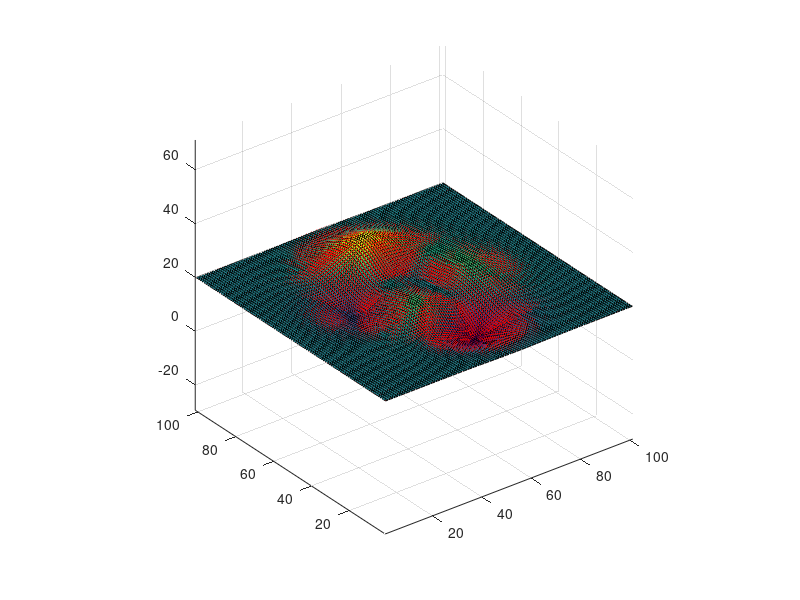

This chart was generated by the following MATLAB code: (Note: this script raises an error after producing the figure.)
%% Slope

% This script illustrates some slope calculations - this file written for
% Ashley Norton to help with slope compensation
%
% Semme J. Dijkstra Oct 3, 2017

% Based on some Matlab examples

close all
clear variables
clc

%% Parameter Initialization

% Generate a DTM with an odd number of vertices with an average depth of ~20 m
% Note that the horizontal distance unit is meters and that we will create
% a 1x1 m pixelsize

vertices=101;           % Number of vertices
aveD=20;                % Approx. Average depth

dtm=peaks(vertices)+aveD;

% Swath parameters

position=[vertices/2 vertices/2];
heading=45*pi/180;      % Heading of Tx
Tx=[0,0,1];             % position of Tx
SwathWidth=140*pi/180;  % Swath width
numBeams=100;    

% filter span - guarantee an odd number and maximize at heading 45
span=0;
if sin(heading)~=0
    span=2*(floor(span/sin(heading)+1))+1;
else
    span=1;
end

span=3;
% Visualiszation parameters

ve=7;                   % Vertcal Exageration;


%% Generate derivative grids

% Determine the surface normal components

[Nx,Ny,Nz]=surfnorm(dtm);
figure; surfnorm(dtm);
axis equal

% The vectors [Nx(i,j) Nx(i,j) Nx(i,j)] are normalized i.e., the components
% are the direction cosines - thus the Nz component is the cosine of the surface
% slope i.e., the 'up' gradient

slope=acos(Nz);

% Now that we know the slope we can also determine the direction of the
% slope by determining the aspect. To get in the right quadrant we will use
% the atan2 function

aspect=atan2(Nx,Ny);

% Map it to from [-pi,pi] to [0,2pi] range (just so that we are consistent
% with the normal range of azimuths)

aspect(aspect(:)<0)=aspect(aspect(:)<0)+2*pi;


%% Generate a swath and intersect it with the bottom
% Note that for convenience I'll just calculate a bunch of rays

crossDist=(0:1:sqrt(2*(vertices/2)^2))';

% Make the cross distance range from port to starboard

crossDist=[wrev(-crossDist);crossDist(2:end)];

% Identify all the pixels illuminated by the swath 

swath=crossDist.*[sin(heading+pi/2) cos(heading+pi/2)];

% Filter out the rays that extend outside the DEM

de=abs(swath(:,1))>vertices/2|abs(swath(:,2))>vertices/2;
swath(de,:)=[];
crossDist(de,:)=[];

% Identify the pixels in the DEM that are intersected by the swath (note
% that if the pixels are not 1x1 you need to do some scaling

index=floor(swath+(vertices-1)/2);
jndex=swath+(vertices-1)/2;
iLL=(index(:,1)-1)*vertices+index(:,2);
iLR=(index(:,1))*vertices+index(:,2);
iUL=(index(:,1)-1)*vertices+index(:,2)+1;
iUR=(index(:,1))*vertices+index(:,2)+1;

de=iLL<0|iLR<0|iUL<0|iUR<0;
swath(de,:)=[];
crossDist(de,:)=[];
index(de)=[];
jndex(de)=[];
iLR(de)=[];
iUL(de)=[];
iUR(de)=[];
iLL(de)=[];

% Calculate the depth by linear interpolation (technically speaking you
% should not do this, but rather intersect the pixel plane with the ray,
% however since we have one pixel representing the footprint we may as well
% not bother - note that due to the way the terrain model is calculated,
% taking into the account the footprint, this pixel should indeed be a good
% estimate of the average slope of the entire footprint.

% Start linear interpolation at the bottom of the pixels in x-dir
dL=(dtm(iLR)-dtm(iLL)).*(jndex(:,1)-index(:,1))+dtm(iLL);
% continue linear interpolation at the top of the pixels in x-dir
dU=(dtm(iUR)-dtm(iUL)).*(jndex(:,1)-index(:,1))+dtm(iUL);
% Finish by interpolation in the y-dir
swath=[swath (dU-dL).*(jndex(:,2)-index(:,2))+dL];

% note the quantization like effects that may appear (try heading 45) that
% results from the pixelation of the DTM - this will lead to a direction
% dependency in the accuracy of the slope. If the DTM is aligned NS, EW
% then the errors in the cardinal directions are minimized- You can see the
% effect occuring in the Slope profile plots

% Just make the swath complete by including the cross distances

swath=[swath crossDist];



%% Alternative A: Intersect the swath with bottom at beams boresights 
% determine interaction length from slope - this is what you propose to do
% based on the paper

% Determine the grazing angle wrt to the horizontal - this is the same as 
% the depression angle at the end of your ray tracing and you should
% already have this 

% There are two ways in which you can calculate this

%% Method 1 By creation of a bottom profile and calculating the directional
% derivative along it

% Determine the orthogonal vectors - NOTE that we have positive going down - in
% other words the polarity of the resulting slope is swapped from what you are used to 

slopeProf=[diff(swath(:,3)),diff(swath(:,4))];

% Normalize the orthogonal vectors

slopeProf=slopeProf./(sqrt(sum(slopeProf.^2,2)));

% These are the normals at the halway point of the vertices move them to
% the vertices by averaging - note that we are taking an arithmetic mean 
% where where we really should be using a harmonic mean (but its good enough)
% - also note how I dealt with the end members - in the graph you will see 
% that this is a much better representation and not as sensitive to quantization

nProf=[slopeProf(1,:);slopeProf];
nProf(1:end-1,:)=(nProf(1:end-1,:)+nProf(2:end,:))/2;
nProf(end,:)=nProf(end-1,:);

% The slopes in the direction of the swaths are then

slope1=asin(nProf(:,1))*180/pi;

% We may still not be quite there - we are taking derivatives at boundaries,
% which may create some weirdness - you can smooth by a moving average
% THIS MAY AFFECT THE OUTCOMES AND WE DO NOT WANT TO OVERFILTER - this inmo
% itself could be a point of study. - Try with and without filtering and
% see what happens

slope1=smooth(slope1,span);

% Now if you try this at a heading of 45 you will see that there are all
% kinds of numerical issues - because of the alignment of the DTM with the swath
% Using a different depth determination method will lessen this BUT there
% is also just msmt noise dependency (not in this simulated case) which
% requires filtering. Low pass filtering rather than a simple moving average
% should give better results

% Remember that you will need to correct to a standard depth!!!!!

%% Method 2 - look at the surface normals provided by the surfnorm function

% Start linear interpolation at the bottom of the pixels in x-dir
NxLo=(Nx(iLR)-Nx(iLL)).*(jndex(:,1)-index(:,1))+Nx(iLL);
NyLo=(Ny(iLR)-Ny(iLL)).*(jndex(:,1)-index(:,1))+Ny(iLL);
NzLo=(Nz(iLR)-Nz(iLL)).*(jndex(:,1)-index(:,1))+Nz(iLL);
% continue linear interpolation at the top of the pixels in x-dir
NxUp=(Nx(iUR)-Nx(iUL)).*(jndex(:,1)-index(:,1))+Nx(iUL);
NyUp=(Ny(iUR)-Ny(iUL)).*(jndex(:,1)-index(:,1))+Ny(iUL);
NzUp=(Nz(iUR)-Nz(iUL)).*(jndex(:,1)-index(:,1))+Nz(iUL);
% Finish by interpolation in the y-dir
NxLe=(NxUp-NxLo).*(jndex(:,2)-index(:,2))+NxLo;
NyLe=(NyUp-NyLo).*(jndex(:,2)-index(:,2))+NyLo;
NzLe=(NzUp-NzLo).*(jndex(:,2)-index(:,2))+NzLo;

% For clarity's sake let's map the swath vectors to unity vectors u
% First let's look at the slope - since this is what you get from method
% one - it is simply the dot product of the direction vector of the swath
% and the surface normals (but the sines, since we are dealing with the 
% normals rather than the gradient)

u2=[swath(1,1:2)./sqrt(sum(swath(1,1:2).^2,2)) 0];
slope2=zeros(length(swath),0);

for i=1:length(swath)
    slope2(i)=asin(u2*[NxLe(i);NyLe(i);NzLe(1)])*180/pi;
end

slope2=smooth(slope2,span);

%% Compound grazing angle
% We can also determine the compound grazing angle directly using the normalized 
% direction vectors of the swath

u=swath(:,1:3)./sqrt(sum(swath(:,1:3).^2,2));
grazing=zeros(length(swath),0);

% The compound grazing angles are then simply the result of the dot products

for i=1:length(swath)
    grazing(i)=asin(u(i,:)*[NxLe(i);NyLe(i);NzLe(1)])*180/pi;
end

% Note that close to nadir we may get some extremes leading to imaginary
% numbers - just take the real part (this is because we used linear
% interpolation rather than intersecting a vector with a plane)

grazing=real(grazing);

% To be consistent we'll smooth this as well
grazing=smooth(grazing,span);





%% Alternative B: Intersect the inner and outer maxima of the beam with the 
% seafloor - I only list this here so that you know that this would be
% another way of getting the slope difference - this is actually how I
% would do it, but I understand that you would want to be able to put in a
% reference for the method that you use

%% Alternative C: Comprehensive intersection of entire beam with the seafloor
% This comes at high computing cost, but creates the best result short of
% convolving the entite beam pattern with the bottom - this is where we
% want to eventually go - this is however best left to another thesis,
% maybe even at the PhD level


%% Show the results

% Position the output figure window for the dtm data

scrnSize=get(groot,'screenSize');
fhd=figure('Name','Slope Example - DEM data, Semme Dijkstra', ...
    'Position',[ 1 scrnSize(4)*2/16  scrnSize(3)/2 scrnSize(4)/1.5], ...
    'NumberTitle','off');

% Create the various subplots

ax1_1=subplot(3,2,1);
surf(dtm,'LineStyle','none')
title('DTM: Bathymetry');
colorbar('vert');
axis equal
set(ax1_1,'Zdir','reverse')

ax1_2=subplot(3,2,2);
surf(dtm,'LineStyle','none')
title('DTM: Bathymetry');
colorbar('vert');
view(0,90)
axis equal
set(ax1_2,'Zdir','reverse')

ax1_3=subplot(3,2,3);
surf(Nx*180/pi,'LineStyle','none')
title('DTM: E-W Slope (Deflection)');
colorbar('vert');
view(0,90)
axis equal

ax1_4=subplot(3,2,4);
surf(Ny*180/pi,'LineStyle','none')
title('DTM: N-S Slope (Deflection)');
colorbar('vert');
view(0,90)
axis equal

ax1_5=subplot(3,2,5);
surf(slope*180/pi,'LineStyle','none')
title('DTM: Slope');
colorbar('vert');
view(0,90)
axis equal

ax1_6=subplot(3,2,6);
surf(aspect*180/pi,'LineStyle','none')
title('DTM: Aspect (Direction of slope)');
colorbar('vert');
view(0,90)
axis equal

% Position the output figure window for the dtm data

fhp=figure('Name','Slope Example - Profile Data, Semme Dijkstra', ...
    'Position',[ 1 scrnSize(4)*2/16  scrnSize(3)/2 scrnSize(4)/1.5], ...
    'NumberTitle','off');

% Create the various subplots

ax2_1=subplot(3,2,1);
surf(dtm,'LineStyle','none')
hold on
title('DTM: Bathymetry with Profile');
colorbar('vert');
axis equal
set(ax2_1,'Zdir','reverse')

plot3(swath(:,1)+(vertices-1)/2,swath(:,2)+(vertices-1)/2,swath(:,3),...
    'k','LineWidth',2);
hold off

ax2_2=subplot(3,2,2);
surf(dtm,'LineStyle','none')
hold on
title('DTM: Bathymetry with Profile');
colorbar('vert');
view(0,90)
axis equal
set(ax2_2,'Zdir','reverse')

plot3(swath(:,1)+(vertices-1)/2,swath(:,2)+(vertices-1)/2,swath(:,3),...
    'k','LineWidth',2);
hold off

ax2_3=subplot(3,2,3);
area(swath(:,4),swath(:,3));
title('DTM: Bathymetry Profile with Normals');
hold on
for i=1:length(swath)-1
    % Note that the normals are defined for the point halfway between the
    % vertices!
    x=mean(swath(i:i+1,4));
    y=mean(swath(i:i+1,3));
    plot([x;x+slopeProf(i,1)*5],[y;y-slopeProf(i,2)*5])
end

hold off
axis equal
set(ax2_3,'Ydir','reverse')

ax2_4=subplot(3,2,4);
area(swath(:,4),swath(:,3));
title('DTM: Bathymetry Profile with Mean Normals at Vertices');
hold on
for i=1:length(swath)
    x=swath(i,4);
    y=swath(i,3);
    plot([x;x+nProf(i,1)*5],[y;y-nProf(i,2)*5])
end
hold off
axis equal
set(ax2_4,'Ydir','reverse')

ax2_5=subplot(3,2,5);
plot(swath(:,4),slope1);
title('Slope Method 1 - problems at heading 45 mod 90');
hold on
hold off

ax2_6=subplot(3,2,6);
plot(swath(:,4),slope2);
title('Slope Method 2: Note how much less problematic at heading 45 mod 90');
hold on
hold off

figure
plot(swath(:,4),grazing);
title('Grazing from Method 2 is easy');

%% Set the color maps

% Bathymetry
colormap (ax1_1,flipud(jet(64)));
colormap (ax1_2,flipud(jet(64)));
colormap (ax2_1,flipud(jet(64)));
colormap (ax2_2,flipud(jet(64)));

% Angles (we want a wrapping mapping so that we do not get a discontinuity 
% at angles leading up to 360 and away from 0

hmap(1:256,1) = linspace(0,1,256); 
hmap(:,[2 3]) = 0.7; %brightness 
huemap = hsv2rgb(hmap); 
colormap(ax1_3,huemap)
colormap(ax1_4,huemap)
colormap(ax1_5,jet(64))
colormap(ax1_6,huemap)

